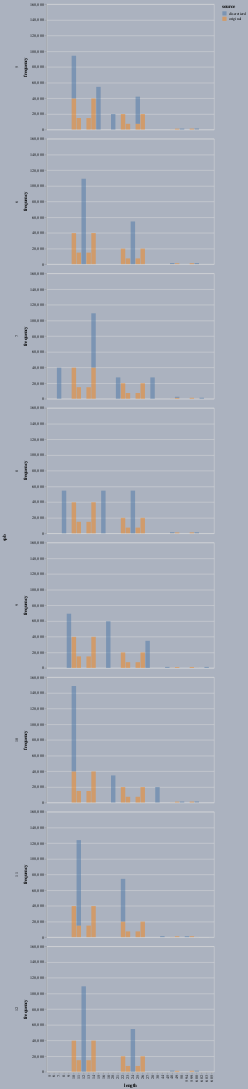

Here is the notebook cell this chart was saved with:
### Code cell
alt.Chart(
    full_df
).mark_bar(
    opacity=0.5
).encode(
    alt.X('length:N'),
    alt.Y('frequency:Q'),
    color='source:N',
    row='spb:N'
).configure(
    background='#abb2bf'
)

### Figure 1 — Vega-Lite specification as saved in the notebook (floating-point values rounded to 4 significant figures; data arrays with more than 128 entries replaced by an {"elided": "..."} marker saying what was removed)
{"$schema": "https://vega.github.io/schema/vega-lite/v2.6.0.json", "config": {"background": "#abb2bf", "view": {"height": 300, "width": 400}}, "data": {"name": "data-ff4167d1ef9ce2e7727c787127d806d3"}, "datasets": {"data-ff4167d1ef9ce2e7727c787127d806d3": {"elided": "146 records"}}, "encoding": {"color": {"field": "source", "type": "nominal"}, "row": {"field": "spb", "type": "nominal"}, "x": {"field": "length", "type": "nominal"}, "y": {"field": "frequency", "type": "quantitative"}}, "mark": {"opacity": 0.5, "type": "bar"}}
